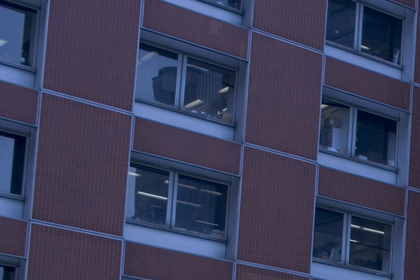
%> input picture 4cam_auth/3.tif, 420 x 280 px, shrunk from 1152 x 768 before the run
$ octave genImages.m   (GNU Octave 9; MATLAB toolbox functions it lacks are replaced by stand-ins)
%> lines starting %> are read from the running program, lines starting %| are printed output that depends on the picture; in (x1, y1, x2, y2) boxes, pixels count from 0 and x2, y2 are one past the last pixel; in counts of white or black regions, pixels touching at a corner belong together; the program's own positions count from 1
### noise_gen/addNoise.m
function addNoise(name, func)

    [testIm, imagemap] = imread(name);

    testIm = double(rgb2ycbcr(testIm));

    im=testIm(:,:,1);

    if (func == 1)
        [noiIm, noise] = addNoiseStripes(im);
    elseif(func == 2)
        [noiIm, noise] = addNoiseSquares(im);
    elseif(func == 3)
        [noiIm, noise] = addNoiseCircle(im);

    elseif(func == 4)
        [w, h] = size(im)
        [noiIm, noise] = addNoiseRectangle(im, 4*w/20, 4*h/20, w, h, 100);
    end


    %noiIm = max(0, noiIm);
    figure((func-1)*4+1)
    imshow(uint8(im), imagemap);
    figure((func-1)*4+2)
    imshow(uint8(noiIm));
    figure((func-1)*4+3)
    imshow(noise);

    testIm(:,:,1) = uint8(noiIm);
    sigmas = logic(testIm);
    figure((func-1)*4+4)
    sqr=sqrt(sigmas);
    imshow(sqr);


### noise_gen/addNoiseStripes.m
function [noiIm, noise] = addNoiseStripes(im)

    noiIm = double(im);
    noise = zeros(size(im));
    [w, h] = size(im);
    offset = 100;
    for j = offset/2 :offset:h-offset/2
        noise(:, j:j+offset/2-1) = 25*randn(w, offset/2);
        noiIm(:, j:j+offset/2-1) = noiIm(:, j:j+offset/2-1) + noise(:, j:j+offset/2-1);

    end
% [21 lines of commented-out code are left out]

### Transformer.m
function t = Transformer(im,filtersize)

    %take the one with most information
    im1=im(:,:,1);

    %smooth the image
    smo = ones(filtersize,filtersize);
    smo = smo/filtersize^2;
    im1 = conv2(im1,smo,'same');

    %Producing the matrices for DCT Transformation
    r=zeros(filtersize,1);
    c=zeros(1,filtersize);
    for a=1:filtersize
        r(a,1)=a-1;
        c(1,a)=a-1;
    end
    d=(pi*(2*r+1).*c)/(2*filtersize);
    d1=sqrt(2/filtersize)*cos(d);
    d1(:,1)=d1(:,1)/sqrt(2);
    m = zeros(filtersize,filtersize,filtersize*filtersize);
    for i=1:filtersize*filtersize
       m(:,:,i)=transpose(d1(:,1+((i-1-rem(i-1,filtersize))/filtersize))).*d1(:,1+rem(i-1,filtersize));
    end

    %Find the transformations
    siz=size(im1);
    t=zeros(siz(1),siz(2),filtersize*filtersize-1);
    for i=1:filtersize*filtersize-1
        t(:,:,i)=conv2(im1,m(:,:,i+1),'same');
    end

end

### Raw_moment.m
function [I] = Raw_moment(X,d)
    [nrows,ncols,K] = size(X);

	if d >= min(nrows,ncols)
		error('window cant be bigger than the image');
		return
	end

	wind = 2*d+1;
	I = zeros(nrows+wind,ncols+wind,K');
	I(d+1:nrows+d,d+1:ncols+d,:) = X;

	% forming integral image
	I = cumsum(cumsum(I,1),2);
	% raw moment in terms of integral images
	I = I(wind:nrows+wind-1, wind:ncols+wind-1, :)-I(1:nrows, wind:ncols+wind-1, :)-I(wind:nrows+wind-1, 1:ncols, :)+I(1:nrows, 1:ncols, :);
	I = I/(wind*wind);

end

### logic.m
function sigmas = logic(im)


    filter_size = 4;
    block_radius = 8;

    chans = Transformer(im, filter_size);

    % equation 6 starts

    % raw moment arrays

    u1 = Raw_moment(chans,block_radius);
    u2 = Raw_moment(chans.^2,block_radius);
    u3 = Raw_moment(chans.^3,block_radius);
    u4 = Raw_moment(chans.^4,block_radius);

    % sigma_k and K_k for each pixel per channel
    sigmaksq = u2 - u1.^2;
    kks = (u4 - 4*u3.*u1 + 6*u2.*u1.^2 - 3*u1.^4)./(u2.^2 - 2*u2.*u1.^2 + u1.^4)-3;
    kks = max(0,kks);  % added to remove error (K_k should be +ve)

    % equation 6 ends

    % equation 4 starts
    a = mean(sqrt(kks),3);
    b = mean(1./sigmaksq,3);
    c = mean(1./sigmaksq.^2,3);
    d = mean(sqrt(kks)./sigmaksq,3);

    kurt = (a.*c - b.*d)./(c-b.*b);
    sigmas = (1 - a./kurt)./b;

    idx = kurt<a;
    sigmas(idx) = 1./b(idx);
    idx = sigmas<0;
    sigmas(idx) = 1./b(idx);


### noise_gen/addNoiseSquares.m
function [noiIm, noise] = addNoiseSquares(im)

    noiIm = double(im);
    noise = zeros(size(im));
    [w, h] = size(im);
    offset = 100;
    for i = offset/2 :offset:w-offset/2
        for j = offset/2 :offset:h-offset/2
            noise(i:i+offset/2-1, j:j+offset/2-1) = 25*randn(offset/2, offset/2);
            noiIm(i:i+offset/2-1, j:j+offset/2-1) = noiIm(i:i+offset/2-1, j:j+offset/2-1) + noise(i:i+offset/2-1, j:j+offset/2-1);
        end
    end


% [21 lines of commented-out code are left out]

### noise_gen/addNoiseCircle.m
function [noiIm, noise] = addNoiseCircle(im)
    noiIm = double(im);
    noise = zeros(size(im));
    [w, h] = size(im);

    for i = 1:w
        for j = 1:h
            if ((i-w/2)^2 + (j-h/2)^2 > (min(w, h)/8)^2 && (i-w/2)^2 + (j-h/2)^2 < (min(w, h)/3)^2)
                noise(i, j) = 25*randn(1, 1);
                noiIm(i, j) = noiIm(i, j)+noise(i, j);
            end
        end
    end

### noise_gen/addNoiseRectangle.m
function [noiIm, noise] = addNoiseRectangle(im, sz1, sz2, w, h, var)
    noiIm = double(im);
    noise = var*randn(floor(w/2+sz1)-floor(w/2-sz1)+1, floor(h/2+sz2)-floor(h/2-sz2)+1);
    noiIm(floor(w/2-sz1):floor(w/2+sz1), floor(h/2-sz2):floor(h/2+sz2)) = noiIm(floor(w/2-sz1):floor(w/2+sz1), floor(h/2-sz2):floor(h/2+sz2))+noise;


### noise_gen/genImages.m

clear; clc; close all;

name = '4cam_auth/3.tif';

addNoise(name, 1);
%> in addNoise, testIm is the input picture: size 280x420x3 uint8; mean R, G, B 59.9, 62.8, 90.6
%> in addNoise, `[testIm, imagemap] = imread(name);`: imagemap = []
%> in addNoise, `testIm = double(rgb2ycbcr(testIm));`: testIm: size 280x420x3 double; mean of channels 1, 2, 3 71.9, 140.6, 124.8
%> after the loop in addNoiseStripes, `for j = offset/2 :offset:h-offset/2`:
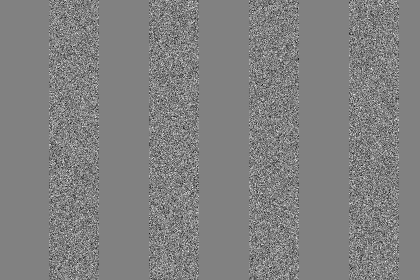
%> noise: size 280x420 double; min -106.3, max 103.8, mean -0.1; drawn with min black and max white
%> in addNoise, `testIm(:,:,1) = uint8(noiIm);`: testIm: size 280x420x3 double; mean of channels 1, 2, 3 71.8, 140.6, 124.8
%> in logic, `idx = kurt<a;`:
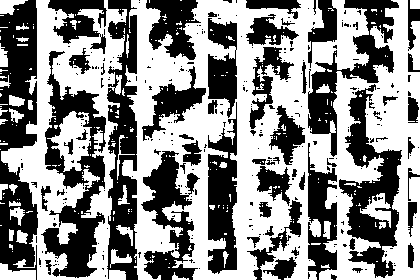
%> idx: size 280x420 logical; 55% white; 294 black regions (233 under 20 px), largest, box (x1, y1, x2, y2) and area: (0, 0, 38, 280) 6988, (41, 51, 106, 278) 5824, (107, 0, 138, 280) 5314
%> in logic, `idx = sigmas<0;`: idx: size 280x420 logical; every value is 0

name = '4cam_auth/4.tif';

addNoise(name, 2);
%> call 2 of addNoise, with name = '4cam_auth/4.tif', func = 2
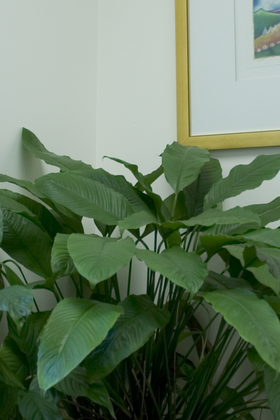
%> input picture 4cam_auth/4.tif, 280 x 420 px, shrunk from 768 x 1152 before the run
%> in addNoise, testIm is the input picture: size 420x280x3 uint8; mean R, G, B 103, 122.4, 97.7
%> in addNoise (call 2), `testIm = double(rgb2ycbcr(testIm));`: testIm: size 420x280x3 double; mean of channels 1, 2, 3 113.7, 120.1, 121.2
%> after the loop in addNoiseSquares, `for i = offset/2 :offset:w-offset/2`:
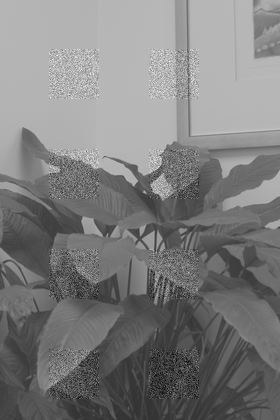
%> noiIm: size 420x280 double; min -52.62, max 284.3, mean 113.7; drawn with min black and max white
%> after the loop in addNoiseSquares, `for i = offset/2 :offset:w-offset/2`:
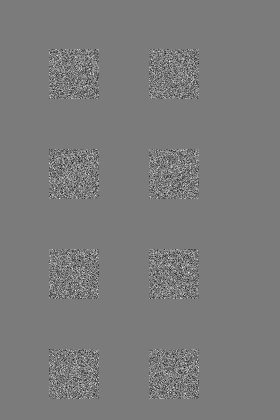
%> noise: size 420x280 double; min -103.7, max 110.9, mean 0; drawn with min black and max white
%> in addNoise (call 2), `testIm(:,:,1) = uint8(noiIm);`: testIm: size 420x280x3 double; mean of channels 1, 2, 3 113.7, 120.1, 121.2
%> in logic (call 2), `idx = kurt<a;`: idx: size 420x280 logical; 52.7% white; 246 black regions (208 under 20 px), largest, box (x1, y1, x2, y2) and area: (0, 0, 280, 420) 34103, (0, 166, 194, 420) 11716, (141, 248, 195, 291) 1169
%> in logic (call 2), `idx = sigmas<0;`: idx: size 420x280 logical; every value is 0


name = '4cam_auth/5.tif';

addNoise(name, 3);
%> call 3 of addNoise, with name = '4cam_auth/5.tif', func = 3
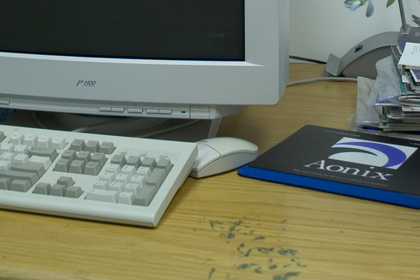
%> input picture 4cam_auth/5.tif, 420 x 280 px, shrunk from 1152 x 768 before the run
%> in addNoise, testIm is the input picture: size 280x420x3 uint8; mean R, G, B 113.7, 118.4, 98.9
%> in addNoise (call 3), `testIm = double(rgb2ycbcr(testIm));`: testIm: size 280x420x3 double; mean of channels 1, 2, 3 114.6, 120.1, 127.3
%> after the loop in addNoiseCircle, `for i = 1:w`:
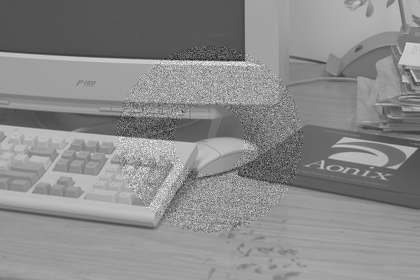
%> noiIm: size 280x420 double; min -67.35, max 267, mean 114.6; drawn with min black and max white

name = '4cam_auth/5.tif';

addNoise(name, 4);
